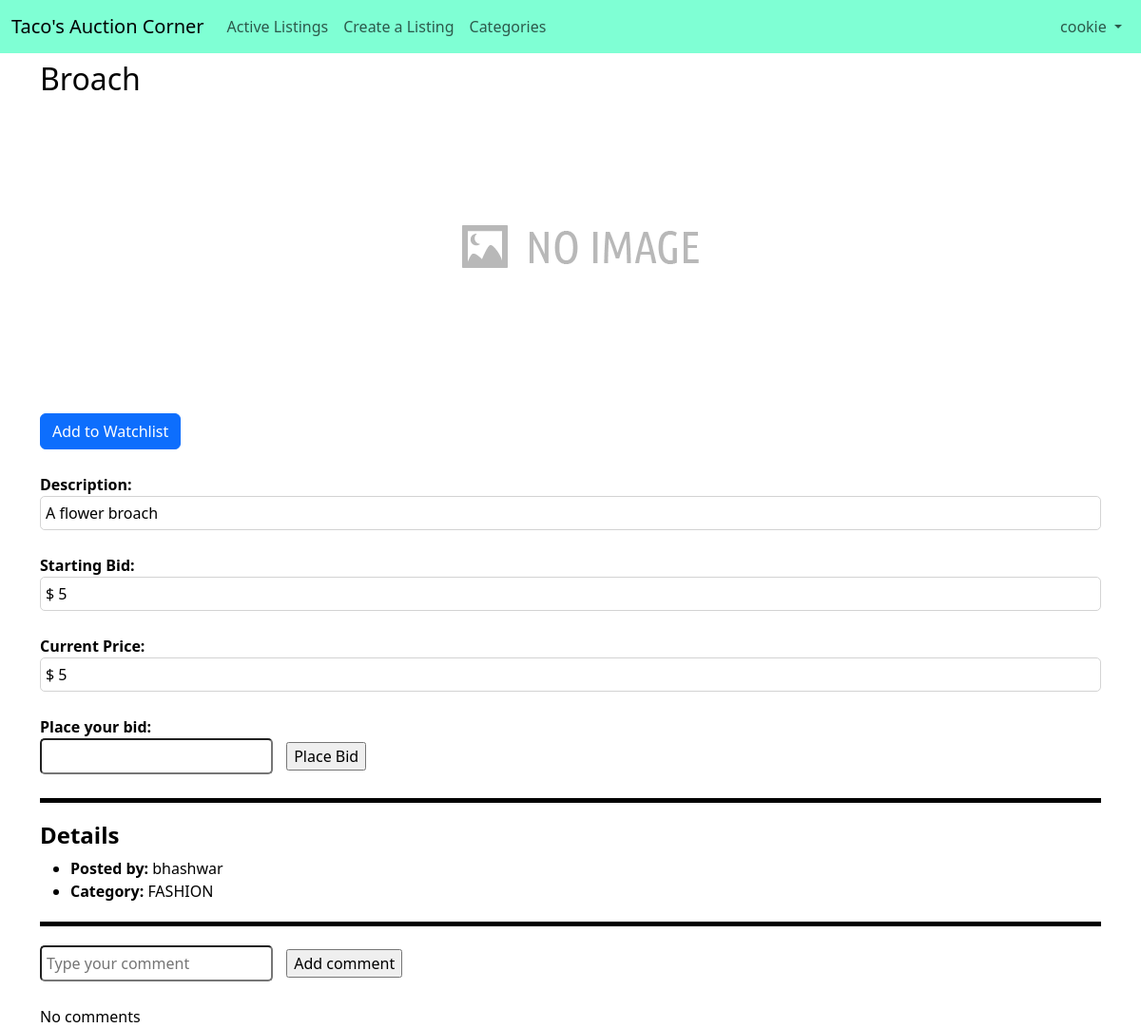
The page /listing/28/ (signed in) on the database its author committed.
### auctions/models.py (models this page shows, shortened)
class User(AbstractUser):
    first_name = models.CharField(max_length=64)
    last_name = models.CharField(max_length=64)

class Listing(models.Model):
    user = models.ForeignKey(User, on_delete=models.CASCADE, related_name="listings")
    title = models.CharField(max_length=64)
    description = models.CharField(max_length=1000)
    starting_bid = models.IntegerField()
    current_price = models.IntegerField(default = starting_bid)
    image_url = models.URLField(default="No image provided")
    state = [("A", "Active"), ("D", "Deactive")]
    status = models.CharField(max_length=8, choices=state, default="A")
    CATEGORY_CHOICES = [
        ("ANTIQUES", "Antiques"),
        ("AUTOMOBILES", "Automobiles"),
        ("BOOKS", "Books/Textbooks",),
        ("ELECTRONICS", "Electronics",),
        ('FASHION', "Fashion",),
        ("TOYS", "Toys",),
        ("HOME", "Home/Kitchen",),
        ]
    category = models.CharField(
        max_length=64,
        choices=CATEGORY_CHOICES,
        default="Not Provided"
    )
    highest_bidder = models.ForeignKey(User, on_delete=models.CASCADE, related_name="bids", null=True)

### auctions/views.py (the view)
# urls.py: path("listing/<int:listing_id>/", views.listing, name="listing"),
@login_required(redirect_field_name=None, login_url="/login")
def listing(request, listing_id):
    details = Listing.objects.get(pk=listing_id)
    flag = False
    if (Watchlist.objects.filter(user=request.user).filter(listing=details)):
        flag = True
    comments = list(Comment.objects.filter(listing=details))
    return render(request, "auctions/listing.html", {
        "details": details, "flag": flag, "comments": comments
    })

### auctions/templates/auctions/listing.html (shortened to what this page needs)
{% extends "auctions/layout.html" %}
{% load static %}
{% block body %}
    <div id="listing-page" class="container">
        <div id="listing-title">
            <h2>{{ details.title }}</h2>
        </div>
        <div class="image-div-view">
            {% if details.image_url %}
                <img class="item-image-view" src="{{ details.image_url }}">
            {% else %}
                <img class="item-image-view" src="{% static 'auctions/no-image.png' %}">
            {% endif %}
        </div>
        <div style="margin: 25px 0px;">
            {% if not flag %}
                <form action="/watchlist/" method="post">
                    <input class="btn btn-primary" type="submit" value="Add to Watchlist">
                </form>
            {% else %}
                <form action="/watchlist" method="get">
                    <input class="btn btn-primary" type="submit" value="Go to Watchlist">
                </form>
            {% endif %}
        </div>
        <div style="margin: 0px 0px 25px 0px;">
            <label style="font-weight: bold;">Description:</label>
            <div style="border: 1px solid lightgrey; border-radius: 5px; padding: 5px;">
                {{ details.description }}
            </div>
        </div>
        <div style="margin: 0px 0px 25px 0px;">
            <label style="font-weight: bold;">Starting Bid:</label>
            <div style="border: 1px solid lightgrey; border-radius: 5px; padding: 5px;">
                &#36;&nbsp;{{ details.starting_bid }}
            </div>
        </div>
        <div style="margin: 0px 0px 25px 0px;">
            <label style="font-weight: bold;">Current Price:</label>
            <div style="border: 1px solid lightgrey; border-radius: 5px; padding: 5px;">
                &#36;&nbsp;{{ details.current_price }}
            </div>
        </div>
        <div style="margin: 0px 0px 25px 0px;">
            {% if user.id == details.user.id %}
                {% if details.status == 'A' %}
                    <a href="{% url 'close' details.id %}">Close bidding</a>
                {% else %}
                    <p>{{ details.highest_bidder.username }} has won this auction</p>
                {% endif %}
            {% else %}
                <label style="font-weight: bold;">Place your bid:</label>
                {% if details.status == 'A' %}
                    <form action="{% url 'bid' details.id %}" method="post">
                        <input class="input-style" type="number" step="0.01" min="{{ details.current_price }}" name="bid">
                        <input class="btn-style" type="submit" value="Place Bid">
                    </form>
                {% else %}
                    {% if details.highest_bidder.id == user.id %}
                        <p>You have won this auction</p>
                    {% else %}
                        <p>{{ details.highest_bidder.username }} has won this auction</p>
                    {% endif %}
                {% endif %}
            {% endif %}
        </div>
        <div style="border-bottom: 5px solid black; margin: 20px 0px;"></div>
        <h4 style="font-weight: bold;">Details</h4>
        <ul>
            <li><label style="font-weight: bold;">Posted by:&nbsp;</label>{{ details.user.username }}</li>
            <li>{% if details.category %}
                    <label style="font-weight: bold;">Category:&nbsp;</label>{{ details.category }}
                {% else %}
                    <label style="font-weight: bold;">No category mentioned</label>
                {% endif %}
            </li>
        </ul>
        <div style="border-bottom: 5px solid black; margin: 20px 0px;"></div>
        <div style="margin: 0px 0px 25px 0px;">
            <form action="{% url 'addcomment' details.id %}" method="post">
                <input class="input-style" type="text" name="comment" placeholder="Type your comment">
                <input class="btn-style" type="submit" value="Add comment">
            </form>
        </div>
        <div>
            {% for comment in comments %}
                <div class="comment">
                    {% if comment.user.id == details.user.id %}
                        <label style="font-weight: bold;">{{ comment.user.username }}(Original Poster):</label>
                    {% else %}
                        <label style="font-weight: bold;">{{ comment.user.username }}:</label>
                    {% endif %}
                    <p>{{ comment.comment }}</p>
                </div>
            {% empty %}
                <label>No comments</label>
            {% endfor %}
        </div>
    </div>
{% endblock %}

### auctions/templates/auctions/layout.html (shortened to what this page needs)
{% load static %}
<!DOCTYPE html>
<html lang="en">
    <head>
        <link href="https://cdn.jsdelivr.net/npm/bootstrap@5.3.0/dist/css/bootstrap.min.css" rel="stylesheet">
        <link href="{% static 'auctions/styles.css' %}" rel="stylesheet">
    </head>
    <body>
        <nav class="navbar navbar-expand-lg navbar-light" style="background-color:aquamarine;">
          <div class="container-fluid">
            <a class="navbar-brand" href="#">Taco's Auction Corner</a>
            <div class="collapse navbar-collapse" id="navbarSupportedContent">
              <ul class="navbar-nav me-auto mb-2 mb-lg-0">
                <div id="partition">
                  <div id="partition-1">
                    <li class="nav-item">
                      <a class="nav-link" aria-current="page" href="{% url 'index' %}">Active Listings</a>
                    </li>
                    {% if user.is_authenticated %}
                      <li class="nav-item">
                        <a class="nav-link" href="{% url 'addlisting' %}">Create a Listing</a>
                      </li>
                      <li class="nav-item">
                        <a class="nav-link" href="{% url 'categories' %}">Categories</a>
                      </li>
                    {% endif %}
                  </div>
                  <div id="partition-2">
                    {% if user.is_authenticated %}
                      <li class="nav-item dropdown">
                        <a class="nav-link dropdown-toggle" href="#" id="navbarDropdown" role="button" data-bs-toggle="dropdown" aria-expanded="false">
                          {{ user.username }}
                        </a>
                      </li>
                    {% endif %}
                  </div>
                </div>
              </ul>
            </div>
          </div>
        </nav>
        {% block body %}
        {% endblock %}
    </body>
</html>

### auctions/static/auctions/styles.css (style rules this page uses)
body { color: black; }
ul.navbar-nav { width: 100%; }
#partition { display: flex; justify-content: space-between; width: 100%; }
#partition-1 { display: flex; }
#listing-title { margin: 0.5em 0; width: 100%; }
.image-div-view { height: fit-content; text-align: center; }
.item-image-view { max-height: 600px; max-width: 600px; height: auto; width: auto; }
.input-style { border-radius: 5px; padding: 5px; margin-right: 10px; }

### rows shown on the page
User: username "cookie"
Listing: title "Broach", description "A flower broach", starting_bid "5", current_price "5", user.username "bhashwar", category "FASHION"
